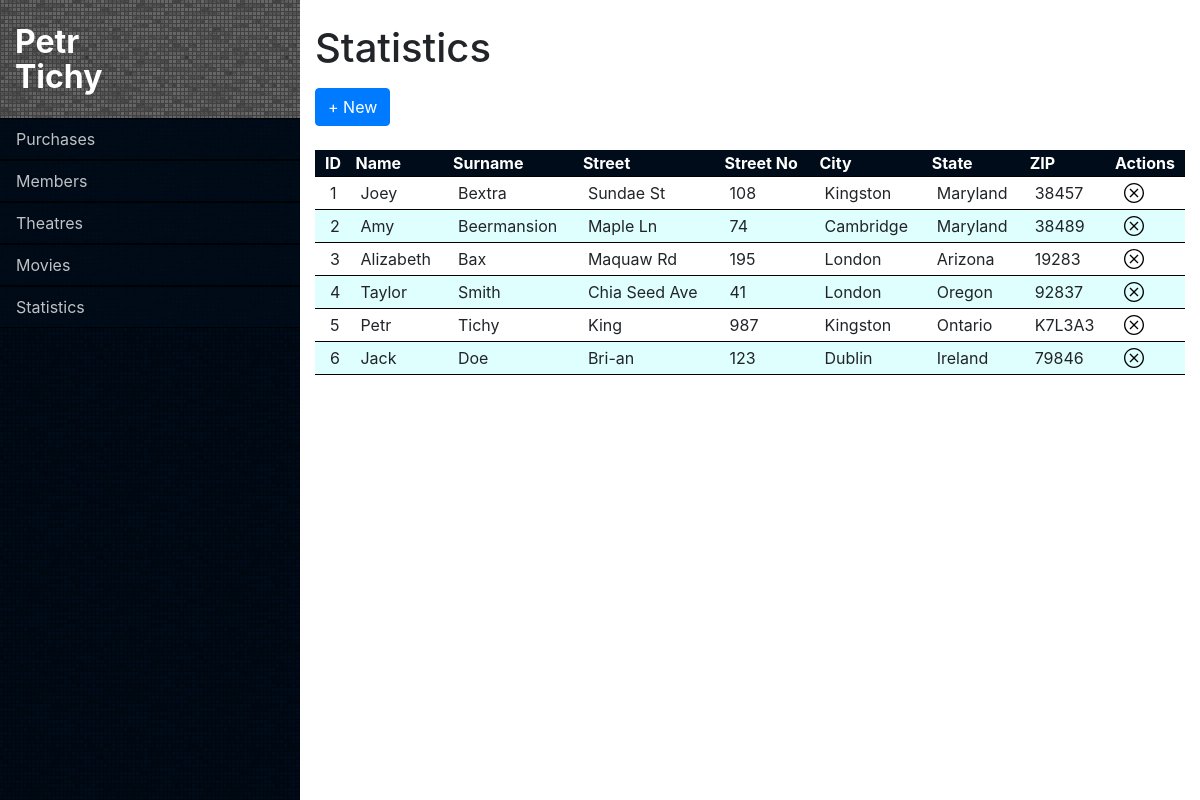
The page /view/admin/statistics.php on the database its author committed.
### tables this page shows
CREATE TABLE `users` (
  `id` int(11) NOT NULL,
  `isAdmin` tinyint(1) DEFAULT NULL,
  `password` varchar(255) DEFAULT NULL,
  `fname` varchar(55) DEFAULT NULL,
  `lname` varchar(55) DEFAULT NULL,
  `street_Name` varchar(55) DEFAULT NULL,
  `street_Number` int(11) DEFAULT NULL,
  `city` varchar(55) DEFAULT NULL,
  `state` varchar(55) DEFAULT NULL,
  `zip` varchar(6) DEFAULT NULL,
  `phone` varchar(10) DEFAULT NULL,
  `email` varchar(55) DEFAULT NULL,
  `card_number` int(11) DEFAULT NULL,
  `card_expiration` varchar(5) DEFAULT NULL
);

### view/admin/statistics.php (the view, shortened to what this page needs)
<?php
	include './partials/head.php';
	include './partials/body_start.php';
	$servername = "localhost";
	$username = "root";
	$password = "";
	$dbname = "omts_at51";
?>
<h1>Statistics</h1>
<a href="javascript:void();" data-toggle="modal" data-target="#addModal" class="btn btn-primary mt-2 mb-4">+ New</a>
<table>
	<thead>
		<tr>
			<th>ID</th>
			<th>Name</th>
			<th>Surname</th>
			<th>Street</th>
			<th>Street No</th>
			<th>City</th>
			<th>State</th>
			<th>ZIP</th>
			<th>Actions</th>
		</tr>
	</thead>
<?php
	  try{
	    $conn = new PDO("mysql:host=$servername;dbname=$dbname", $username, $password);
	    $sql = "SELECT id, fname, lname, street_name, street_number, city, state, zip FROM `users`;";
	    $sth = $conn->prepare($sql);
	    if(!$sth->execute()) {
	        echo('Error');
	    }
	    while($row = $sth->fetch(PDO::FETCH_ASSOC)) {
	        echo "<tr>";
	        foreach($row as $value) {
	            echo "   <td>{$value}</td>   ";
	        }
	        echo '<td class="action-col">';
	        echo '<form action="" method="post">
    				<input type="hidden" value="'.$row['id'].'" name="del_user" />
    				<button type="submit" name="del_user-submit" class="no-style-btn"><img class="icon-action" src="../../assets/img/delete.svg"></button>
				</form>
	        <!--<a href="#" title="Go to detail"></a>
	        <a href="#" title="Delete row"><img class="icon-action" src="../../assets/img/delete.svg"></a>-->
	        </td>';
	        echo "</tr>";
	    }
	}
	catch(PDOException $e){
	    echo "Connection failed: " . $e->getMessage();
	}
?>
</table>
<?php
	include './partials/body_end.php';
?>

### assets/css/style.css (style rules this page uses)
body { overflow: hidden; }
.no-style-btn { background: transparent; border: none; cursor: pointer; width: 100%; padding: 0; }
.action-col > * { width:45%; display: inline-block; float: left; }
.action-col > *:first-child { margin-right: 5%; }

### assets/css/admin.css (style rules this page uses)
body { background: #555; }
table { width: 100%; }
th { border-bottom: 1px dotted black; background: #000c19; color: white; padding-left: 10px; }
tr { border-bottom: 1px solid black; }
tr:nth-child(2n) { background: #DFFFFF; }
td { padding-left: 15px; }
.icon-action { width: 20px; height: 20px; margin: 5px 1px; }

### rows shown on the page
users: id "1", fname "Joey", lname "Bextra", street_Name "Sundae St", street_Number "108", city "Kingston", state "Maryland", zip "38457"
users: id "2", fname "Amy", lname "Beermansion", street_Name "Maple Ln", street_Number "74", city "Cambridge", state "Maryland", zip "38489"
users: id "3", fname "Alizabeth", lname "Bax", street_Name "Maquaw Rd", street_Number "195", city "London", state "Arizona", zip "19283"
users: id "4", fname "Taylor", lname "Smith", street_Name "Chia Seed Ave", street_Number "41", city "London", state "Oregon", zip "92837"
users: id "5", fname "Petr", lname "Tichy", street_Name "King", street_Number "987", city "Kingston", state "Ontario", zip "K7L3A3"
users: id "6", fname "Jack", lname "Doe", street_Name "Bri-an", street_Number "123", city "Dublin", state "Ireland", zip "79846"
